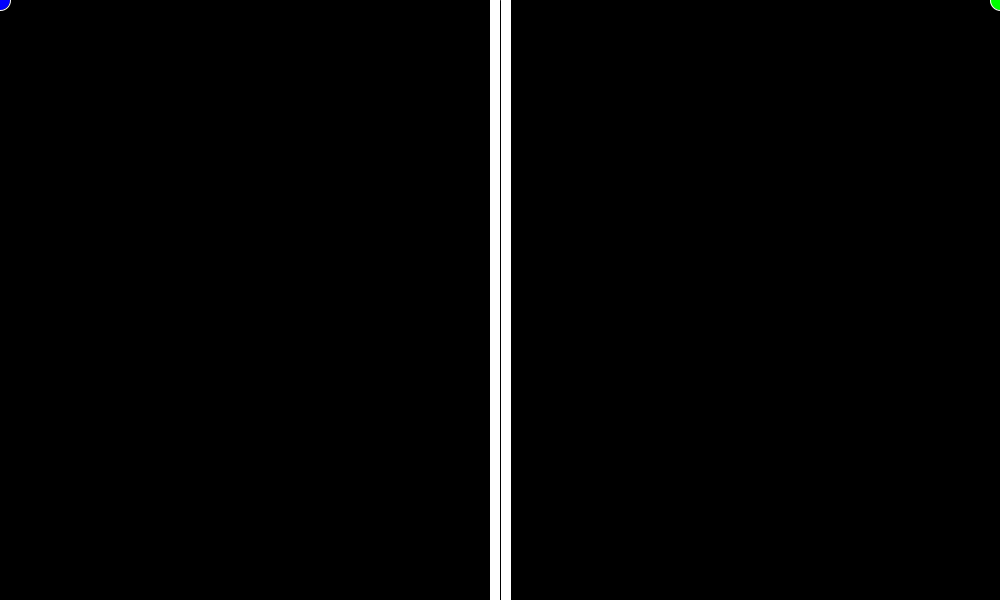
Frame 1 (no input)
Frame 60 (the mouse pressed at the canvas centre just before this capture): identical to frame 1, image omitted
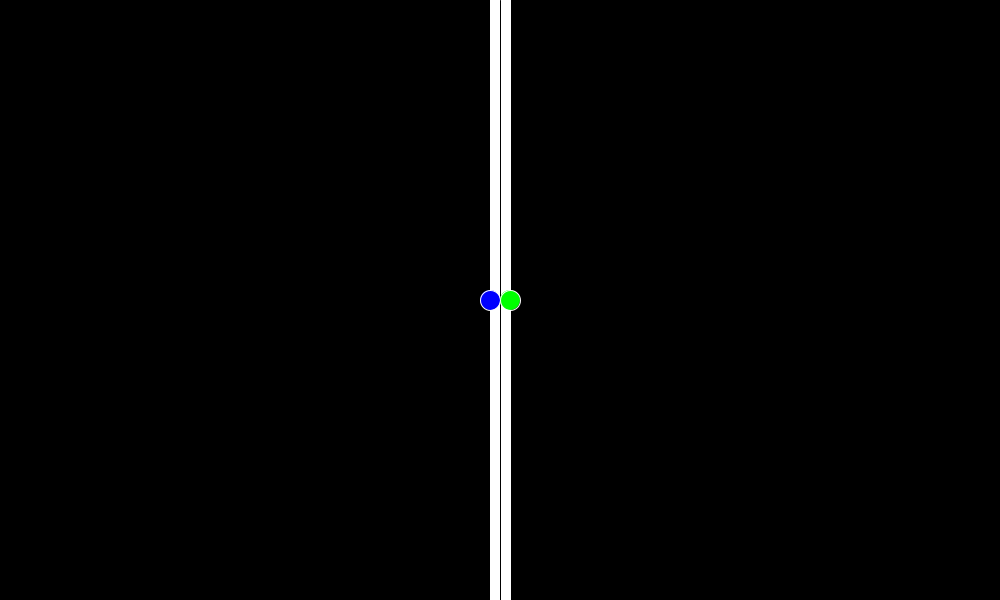
Frame 120 (the mouse held since frame 60 and released just before this capture)

The Processing sketch that drew these frames (run headless with seeded random() and noise(); from frame 60 on, the mouse is pressed at the canvas centre):

// Processing sketch: Spiegel
// ── Spiegel.pde
float rad = 20;
float rectx = 20;
float recty=600;



void setup() {
  size(1000, 600);
}


void draw() {
  float xKor = mouseX;
  float yKor = mouseY;
  background(0);

  if (mouseX>=490) {
    xKor=490;
  }
  stroke(255);
  fill(255);
  rect(490, 0, rectx, recty);
  
  
  stroke(0);
  fill(0);
  line(500, 0, 500, 600);
  
  
  stroke(255);
  fill(0, 0, 255);
  circle(xKor, yKor, rad);
  
  
  stroke(255);
  fill(0, 255, 0);
  circle(width-xKor, yKor, rad);
}
